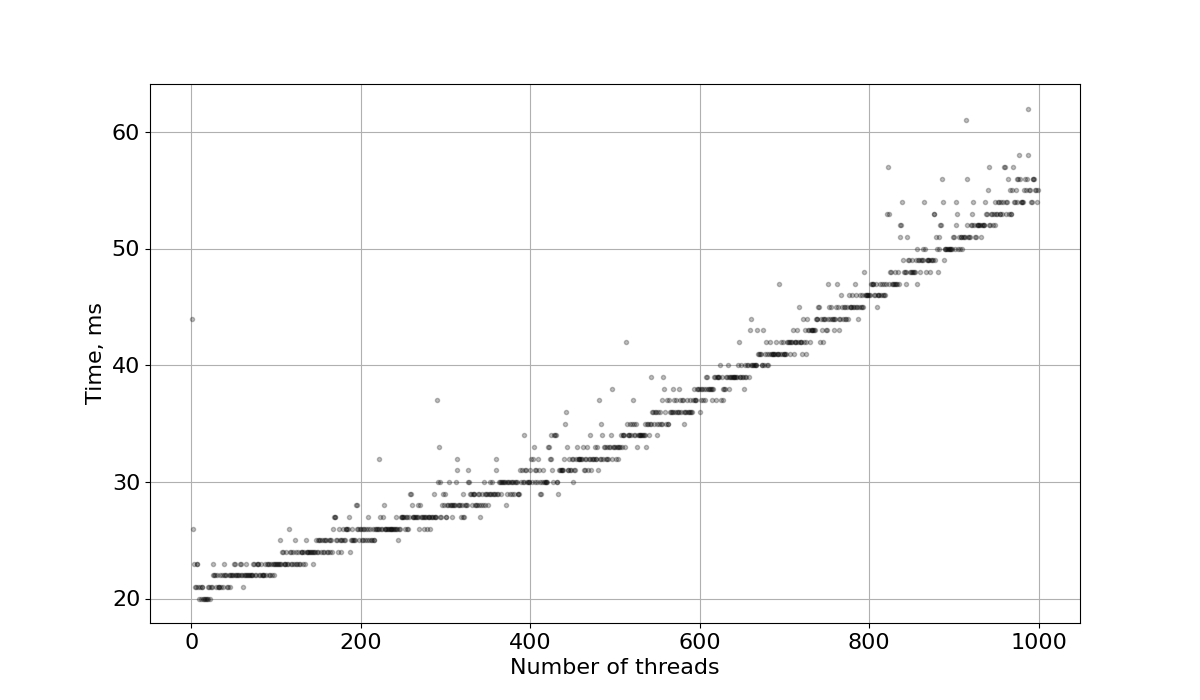

Write the Python code that produced this figure.
import numpy as np                   # работа с массивами и линейной алгеброй
import matplotlib.pyplot as plt      # для отрисовки графиков
import pandas as pd                  # для чтения и работы с данными
import math                          # для работы с мат. функциями
import matplotlib as mpl             # для управления стилем рисунков 
from scipy.optimize import curve_fit # фитирующая процедура
import seaborn as sns

def import_data(name, separator = ','):
    """Возвращает данные из файла
    
    name: имя файла в формате 'data.csv' или
          путь к файлу в формате './data/data.csv'
    sep: разделитель значений ('\s+' - для пробелов)
    """
    return pd.read_csv(f"./data/{name}", sep = separator)

def get_columns(data):
    """Разделяет данные по столбцам, удаляет NaN-значения"""
    return [data.iloc[:, i].dropna() for i in range(len(data.columns))]

def line(x, k, b):
    """Параметрическая прямая"""
    return k*x + b

def parabola(x, a, b, c):
    """Параметрическая парабола"""
    return a*x**2 + b*x + c

def cubic_function(x, a, b, c, d):
    """Параметрическая кубическая функция"""
    return a*x**3 + b*x**2 + c*x + d

def polynom5(x, a0, a1, a2, a3, a4, a5):
    """Параметрический полином пятой степени"""
    return a5*x**5 + a4*x**4 + a3*x**3 + a2*x**2 + a1*x + a0

def polynom10(x, a0, a1, a2, a3, a4, a5, a6, a7, a8, a9, a10):
    """Параметрический полином десятой степени"""
    return a10*x**10 + a9*x**9 + a8*x**8 + a7*x**7 + a6*x**6 + a5*x**5 + a4*x**4 + a3*x**3 + a2*x**2 + a1*x + a0

def exponent(x, a, b):
    """Параметрическая экспонента"""
    return np.exp(a*x) + b

def log(x, a, b):
    """Параметрический логарифм"""
    return a*np.log(x) + b

def approximation(function, x, y):
    """Аппроксимация функцией function"""
    return curve_fit(f = function, xdata = x, ydata = y)

def print_params(params, cov):
    """Печать параметров"""
    for counter, param in enumerate(params):
        print(f"{counter}: {param:.3} \u00B1 {np.sqrt(cov[counter][counter]):.2}")

def save_figure(name):
    """Сохранение графика"""
    plt.savefig(f"./results/{name}")

def func(x, b):
    return 1/(np.sqrt(1-b*x*x))

# Импорт данных
data = import_data('data.csv')
N, time = get_columns(data)

# Размер шрифта
mpl.rcParams['font.size'] = 16
# Размер холста
plt.figure(figsize=(12,7))
# Отображение сетки
plt.grid(visible=True, which='major', axis='both', alpha=1)
plt.grid(visible=True, which='minor', axis='both', alpha=0.5)

curve = line

params, cov = approximation(curve, N, time)

# Подписи к графику
plt.ylabel(r"Time, ms")
plt.xlabel(r"Number of threads")
plt.plot(N, time, '.', color = 'black', label = '', alpha = 0.25)

## Построение графика
ax = plt.gca()

## Сохранение графика
save_figure('graph1.png')

# Отображение графика
plt.show()
